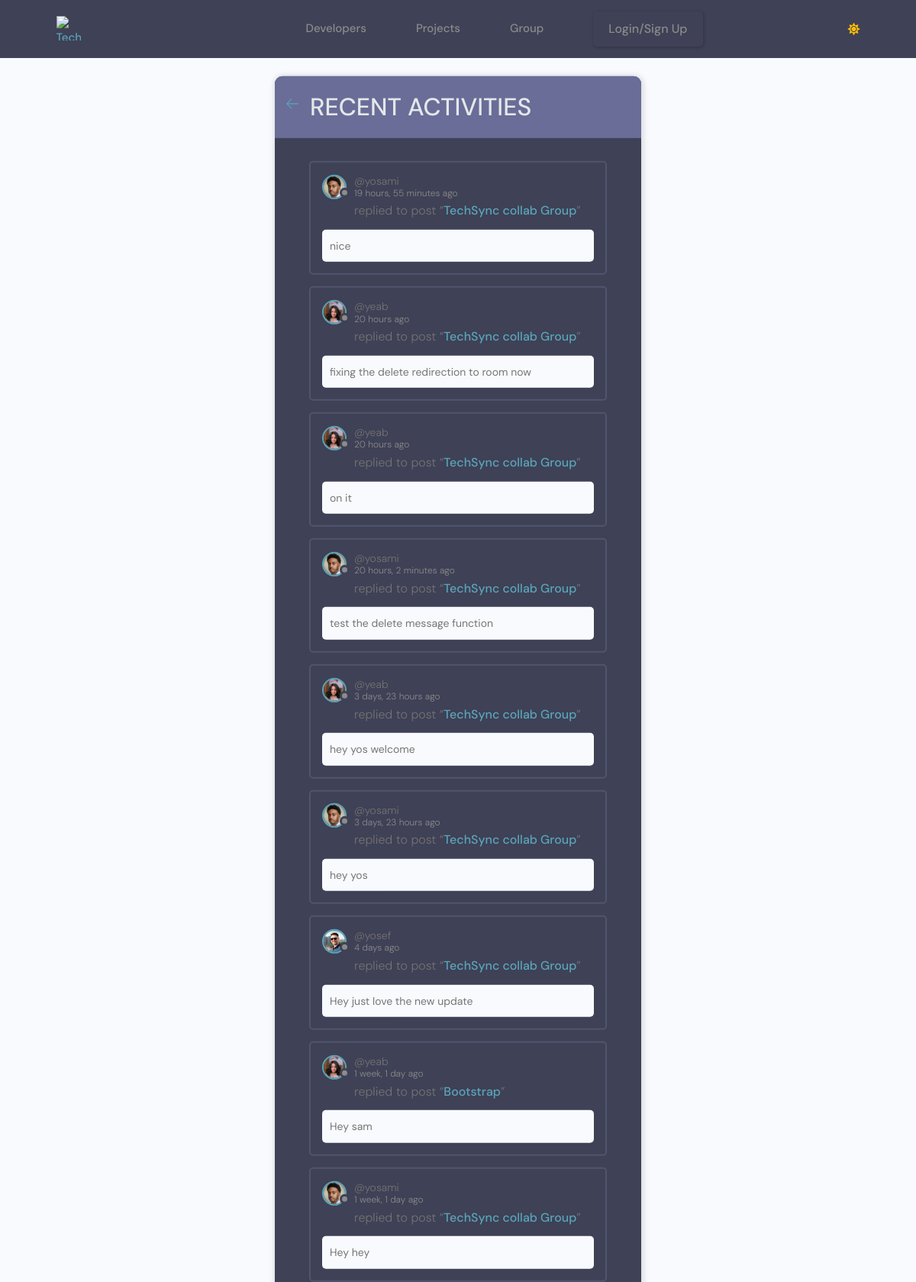
/group/activity/, run on the app's committed database.
### group/models.py (models this page shows, shortened)
class Message(models.Model):
    id = models.UUIDField(default=uuid.uuid4, primary_key=True, unique=True, editable=False, )
    user = models.ForeignKey(User, on_delete=models.CASCADE)
    room = models.ForeignKey(Room, on_delete=models.CASCADE)
    body = models.TextField()
    updated = models.DateTimeField(auto_now=True)
    created = models.DateTimeField(auto_now_add=True)
    class Meta:
        ordering = ['-updated', '-created']

class Room(models.Model):
    id = models.UUIDField(default=uuid.uuid4, primary_key=True, unique=True, editable=False, )
    host = models.ForeignKey(User, on_delete=models.SET_NULL, null=True)
    topic = models.ForeignKey(Topic, on_delete=models.SET_NULL, null=True)
    name = models.CharField(max_length=200)
    description = models.TextField(null=True, blank=True)
    participants = models.ManyToManyField(
        User, related_name='participants', blank=True)
    updated = models.DateTimeField(auto_now=True)
    created = models.DateTimeField(auto_now_add=True)
    class Meta:
        ordering = ['-updated', '-created']
    def __str__(self):
        return self.name

### users/models.py (models this page shows, shortened)
class Profile(models.Model):
    id = models.UUIDField(default=uuid.uuid4, primary_key=True, unique=True, editable=False, )
    user = models.OneToOneField(User, on_delete=models.CASCADE,null=True,blank=True)
    name = models.CharField(max_length=200, blank=True,null=True)
    username = models.CharField(max_length=200, blank=True,null=True,unique=True)
    headline = models.CharField(max_length=200, blank=True,null=True)
    about = models.TextField(blank=True, null=True)
    location = models.CharField(max_length=200, blank=True,null=True)
    profile_image = models.ImageField(null=True, blank=True,upload_to='profiles', default='default_profile.png')
    github_link = models.CharField(max_length=200, blank=True,null=True)
    twitter_link = models.CharField(max_length=200, blank=True,null=True)
    linkedin_link = models.CharField(max_length=200, blank=True,null=True)
    personal_link = models.CharField(max_length=200, blank=True,null=True)
    created_at = models.DateTimeField(auto_now_add=True)

class User(AbstractUser):
    email = models.EmailField(unique=True)
    is_recruiter = models.BooleanField(default=False)
    is_applicant = models.BooleanField(default=False)
    has_resume = models.BooleanField(default=False)
    has_company = models.BooleanField(default=False)

### group/views.py (the view)
# urls.py: path('activity/', views.activityPage, name="activity"),
def activityPage(request):
    room_messages = Message.objects.all()
    return render(request, 'group/activity.html', {'room_messages': room_messages})

### templates/group/activity.html (shortened to what this page needs)
{% extends 'main/main.html' %}
{% block content %}
<main class="layout">
  <div class="container">
    <div class="layout__box">
      <div class="layout__boxHeader">
        <div class="layout__boxTitle">
          <a href="{% url 'home-group' %}">
            <svg version="1.1" xmlns="http://www.w3.org/2000/svg" width="32" height="32" viewBox="0 0 32 32">
              <title>arrow-left</title>
              <path
                d="M13.723 2.286l-13.723 13.714 13.719 13.714 1.616-1.611-10.96-10.96h27.625v-2.286h-27.625l10.965-10.965-1.616-1.607z">
              </path>
              </path>
            </svg>
          </a>
          <h3>Recent Activities</h3>
        </div>
      </div>
      <div class="activities-page layout__body">
        {% for message in room_messages %}
        <div class="activities__box">
          <div class="activities__boxHeader roomListRoom__header">
            <a href="{% url 'user-profile' message.user.profile.id %}" class="roomListRoom__author">
              <div class="avatar avatar--small">
                <img src="{{message.user.profile.profile_image.url}}">
              </div>
              <p>
                @{{message.user}}
                <span>{{message.created|timesince}} ago</span>
              </p>
            </a>
          </div>
          <div class="activities__boxContent">
            <p>replied to post “<a href="{% url 'room' message.room.id %}">{{message.room}}</a>”</p>
            <div class="activities__boxRoomContent">
              {{message.body|truncatechars:100}}
            </div>
          </div>
        </div>
        {% endfor %}
      </div>
    </div>
  </div>
</main>
{% endblock content %}

### static/styles/langauge.css (style rules this page uses)
:root { --li4-color-primary-hsl: 250, 84%, 54%; --li4-color-bg-hsl: 0, 0%, 100%; --li4-color-contrast-high-hsl: 230, 7%, 23%; --li4-color-contrast-higher-hsl: 230, 13%, 9%; --li4-color-bg-light-hsl: 0, 0%, 100%; --li4-color-white-hsl: 0, 0%, 100%; --li4-color-bg-dark-hsl: 240, 4%, 95%; --li4-color-bg-lighter-hsl: 0, 0%, 100%; --li4-color-black-hsl: 230, 13%, 9%; --li4-space-3xs: 0.25rem; --li4-space-2xs: 0.375rem; --li4-space-xs: 0.5rem; --li4-space-sm: 0.75rem; }
@media (min-width: 64rem) { :root { --li4-space-3xs: 0.375rem; --li4-space-2xs: 0.5625rem; --li4-space-xs: 0.75rem; --li4-space-sm: 1.125rem; } }
:root { --picker-vertical-gap: 4px; }

### static/styles/app.css (style rules this page uses)
:root { --color-sub: #0b0c10; }
img { width: 100%; }

### static/styless/style.css (style rules this page uses)
:root { --color-main: #71c6dd; --color-main-light: #e1f6fb; --color-dark: #3f4156; --color-dark-medium: #51546e; --color-dark-light: #696d97; --color-light: #e5e5e5; --color-gray: #8b8b8b; --color-light-gray: #b2bdbd; --color-bg: #2d2d39; --color-success: #5dd693; --color-error: #fc4b0b; }
* { font-family: "DM Sans", -apple-system, BlinkMacSystemFont, "Segoe UI", Roboto, Oxygen, Ubuntu, Cantarell, "Open Sans", "Helvetica Neue", sans-serif; margin: 0; padding: 0; box-sizing: border-box; text-rendering: optimizeLegibility; font-size: inherit; }
html { font-size: 56.25%; }
@media only screen and (min-width: 1200px) { html { font-size: 62.5%; } }
body { line-height: 1.6; font-weight: 400; font-size: 1.5rem; color: var(--color-light-gray); background-color: var(--color-bg); min-height: 100vh; }
img { width: 100%; }
a { display: inline-block; color: var(--color-main); text-decoration: none; }
.container { max-width: 120rem; width: 90%; margin: auto; }
.avatar { position: relative; display: inline-block; border-radius: 50%; border: 2px solid var(--color-main); }
.avatar img { display: block; border-radius: 50%; object-fit: cover; object-position: center; }
.avatar::after { content: ""; display: block; position: absolute; background-color: var(--color-gray); z-index: 111; border-radius: 50%; border: 0.3rem solid var(--color-dark); }
.avatar.avatar--small img { width: 2.8rem; height: 2.8rem; }
.avatar.avatar--small:after { width: 0.7rem; height: 0.7rem; bottom: 0px; right: -6px; }
.layout { margin-top: 2.4rem; }
.layout > .container { display: flex; justify-content: space-between; align-items: flex-start; }
.layout__box { width: 90%; max-width: 48rem; min-height: 40rem; position: absolute; top: 50%; left: 50%; transform: translate(-50%, -46%); background-color: var(--color-dark); border-radius: 1rem; box-shadow: 1px 1px 6px 3px rgba(0, 0, 0, 0.1); overflow: hidden; }
.layout__boxHeader { display: flex; padding: 1.5rem; background-color: var(--color-dark-light); }
.layout__boxTitle { display: flex; gap: 1.5rem; align-items: center; }
.layout__boxTitle h3 { text-transform: uppercase; font-weight: 500; color: var(--color-light); }
.layout__boxTitle svg { width: 1.6rem; height: 1.6rem; fill: var(--color-main); }
.layout__body { margin: 3rem; }
.roomListRoom__header { display: flex; justify-content: space-between; align-items: center; }
.roomListRoom__author { font-weight: 500; display: flex; align-items: center; gap: 1rem; }
.activities__box { margin: 1.5rem; padding: 1.5rem; border: 2px solid var(--color-dark-medium); border-radius: 5px; }
.activities__boxHeader p { font-size: 1.4rem; line-height: 1.3; }
.activities__boxHeader p span { color: var(--color-gray); font-size: 1.2rem; display: block; }
.activities__boxContent { margin-left: 4.2rem; }
.activities__boxContent { font-size: 1.4rem; }
.activities__boxRoomContent { background: var(--color-bg); padding: 1rem; border-radius: 5px; margin-top: 1rem; margin-left: -4.2rem; }

### static/uikit/styles/modules/_variables.css (style rules this page uses)
:root { --color-main: #5aa5b9; --color-main-light: #e6faff; --color-sub: #0b0c10; --color-sub-light: #51546e; --color-sub-lighter: #ededfd; --color-text: #737373; --color-gray: #8b8b8b; --color-light: #e5e7eb; --color-light-gray: #767676; --color-bg: #f8fafd; --color-white: #fffefd; --color-white-light: #f3f3f3; --color-success: #359e64; --color-success-bg: #def8e8; --color-error: #fc4b0b; --color-error-bg: #fff2ee; --font-base: 'Poppins', arial, helvetica, 'Segoe UI', roboto, ubuntu, sans-serif; --font-monospace: 'Fira Code', 'Courier New', courier, monospace; --font-regular: 300; --font-medium: 500; --font-bold: 700; --generic-shadow: 1px 1px 5px #00000010; --generic-transition: all 0.3s ease-in-out; }

### static/uikit/styles/modules/_avatar.css (style rules this page uses)
.avatar { border-radius: 50%; border: 2px solid var(--color-main); object-fit: cover; }

### data on the page
Message: user.profile.profile_image (picture), user "yosami", created "19 hours, 55 minutes", room "TechSync collab Group", body "nice"
Message: user.profile.profile_image (picture), user "yeab", created "20 hours", room "TechSync collab Group", body "fixing the delete redirection to room now"
Message: user.profile.profile_image (picture), user "yeab", created "20 hours", room "TechSync collab Group", body "on it"
Message: user.profile.profile_image (picture), user "yosami", created "20 hours, 2 minutes", room "TechSync collab Group", body "test the delete message function"
Message: user.profile.profile_image (picture), user "yeab", created "3 days, 23 hours", room "TechSync collab Group", body "hey yos welcome"
Message: user.profile.profile_image (picture), user "yosami", created "3 days, 23 hours", room "TechSync collab Group", body "hey yos"
Message: user.profile.profile_image (picture), user "yosef", created "4 days", room "TechSync collab Group", body "Hey just love the new update"
Message: user.profile.profile_image (picture), user "yeab", created "1 week, 1 day", room "Bootstrap", body "Hey sam"
Message: user.profile.profile_image (picture), user "yosami", created "1 week, 1 day", room "TechSync collab Group", body "Hey hey"
